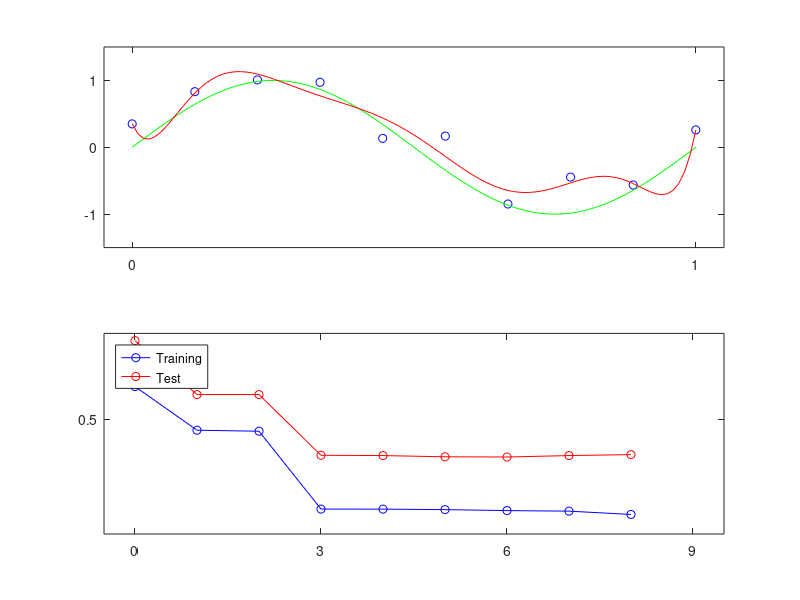

The MATLAB script that drew this image:
%% BishopFish curve-fitting data
%Recovering training data from the 9th order polynomial in Bishop
clearvars

b = [0.35; 232.37; -5321.83; 48568.31; -231639.30; 640042.26; -1061800.52; 1042400.18; -557682.99; 125201.43];

n = 10;
x = linspace(0,1,n)';

M = 9;
X = repmat(x,1,M+1).^repmat(0:M,n,1);
y = X*b;

%Test data
rng(4);
n1 = 100;
sigma = 0.3;

x1 = linspace(0,1,n1)';
y1 = sin(2*pi*x1) + sigma*randn(n1,1);

%Plot Figure 1.2
subplot(2,1,1)
plot(x,y,'bo')
hold on
plot(linspace(0,1,100), sin(2*pi*linspace(0,1,100)), 'g-')
xlim([-0.05 1.05]); set(gca, 'Xtick', [0 1]);
ylim([-1.5 1.5]); set(gca, 'Ytick', [-1 0 1]);

%% Least Squares
%Fit an Mth order polynomial using LS
M = 8;
X = repmat(x, 1, M+1).^repmat(0:M,n,1);

b = (X'*X)\(X'*y);

X1 = repmat(x1,1,M+1).^repmat(0:M,n1,1);
yhat = X1*b;
plot(x1, yhat, 'r')
hold off

%% RMSE of training and test set for all polynomials up to order M
M = 8;
tr_rmse = nan(M+1,1);
te_rmse = tr_rmse;

for i=0:M
    %Training data
    X = repmat(x, 1, i+1).^repmat(0:i,n,1);
    b = (X'*X)\(X'*y);
    tr_rmse(i+1) = sqrt((y-X*b)'*(y-X*b)/n);
    %Test data
    X1 = repmat(x1,1,i+1).^repmat(0:i,n1,1);
    te_rmse(i+1) = sqrt((y1-X1*b)'*(y1-X1*b)/n1);
end

%Plot Figure 1.5
subplot(2,1,2)
plot(0:M,tr_rmse, 'bo-')
hold on
plot(0:M,te_rmse, 'ro-')
legend('Training','Test','Location','NorthWest');
xlim([-0.5 9.5]); set(gca, 'xtick', [0 3 6 9], 'ytick', [0 0.5 1 1.5]);
hold off